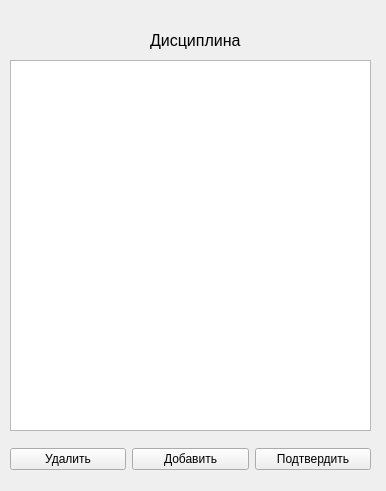
<?xml version="1.0" encoding="UTF-8"?>
<ui version="4.0">
 <class>FormDiscipline</class>
 <widget class="QWidget" name="FormDiscipline">
  <property name="geometry">
   <rect>
    <x>0</x>
    <y>0</y>
    <width>386</width>
    <height>491</height>
   </rect>
  </property>
  <property name="windowTitle">
   <string>Form</string>
  </property>
  <widget class="QLabel" name="label">
   <property name="geometry">
    <rect>
     <x>150</x>
     <y>30</y>
     <width>111</width>
     <height>21</height>
    </rect>
   </property>
   <property name="font">
    <font>
     <pointsize>12</pointsize>
    </font>
   </property>
   <property name="text">
    <string>Дисциплина</string>
   </property>
  </widget>
  <widget class="QWidget" name="verticalLayoutWidget">
   <property name="geometry">
    <rect>
     <x>10</x>
     <y>60</y>
     <width>361</width>
     <height>371</height>
    </rect>
   </property>
   <layout class="QVBoxLayout" name="verticalLayout">
    <item>
     <widget class="QTableView" name="tableView"/>
    </item>
   </layout>
  </widget>
  <widget class="QWidget" name="gridLayoutWidget">
   <property name="geometry">
    <rect>
     <x>10</x>
     <y>439</y>
     <width>361</width>
     <height>41</height>
    </rect>
   </property>
   <layout class="QGridLayout" name="gridLayout">
    <item row="0" column="0">
     <widget class="QPushButton" name="pushButton">
      <property name="text">
       <string>Удалить</string>
      </property>
     </widget>
    </item>
    <item row="0" column="1">
     <widget class="QPushButton" name="pushButton_2">
      <property name="text">
       <string>Добавить</string>
      </property>
     </widget>
    </item>
    <item row="0" column="2">
     <widget class="QPushButton" name="pushButton_3">
      <property name="text">
       <string>Подтвердить</string>
      </property>
     </widget>
    </item>
   </layout>
  </widget>
 </widget>
 <resources/>
 <connections/>
</ui>
